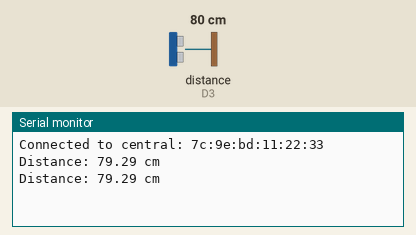
Simulated run of this sketch. Board: Arduino Nano 33 IoT. Shown: the last lines printed to the serial monitor. Wiring (inferred from the names in the program): ultrasonic range finder: trigger D2; echo D3. The inputs (shaded band) are chosen by the test bench; at power-on: distance to the obstacle (sensor on D3) 80 cm. The echo pulse lasts 58.3 µs per cm; nothing arrives over Bluetooth unless stated; a phone connects over Bluetooth LE 3 s after start.

Above: at 5.7 s.
5.8 s: distance to the obstacle (sensor on D3) set to 2 cm
At 8.0 s:
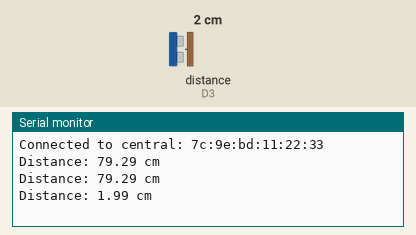
8.5 s: distance to the obstacle (sensor on D3) set to 4 cm
At 10.7 s:
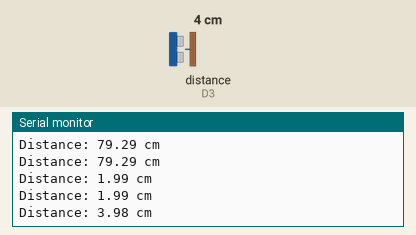
Timing chart, 0 to 12.2 s (numbered marks = the images above; inputs shaded):
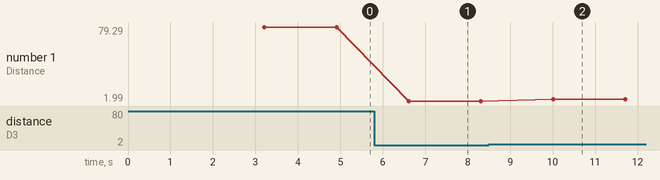

The sketch:

Arduino_waterLevel.ino
```cpp
#include <ArduinoBLE.h>

const int TRIGGER_PIN = 2;
const int ECHO_PIN = 3;

float distance_cm;

void readValues();

BLEService customService("180B");
// Assuming you want a characteristic that can hold up to 4 bytes (e.g., a float)
BLECharacteristic ble_waterLevel("2a57", BLERead | BLENotify, 16, true);

void setup() {
  // Initialize serial communication
  Serial.begin(9600);

  // Initialize the trigger and echo pins
  pinMode(TRIGGER_PIN, OUTPUT);
  pinMode(ECHO_PIN, INPUT);

  while(!Serial);
  if(!BLE.begin()){
    Serial.println("BLE Failed to Initiate");
    delay(500);
    while(1);
  }

    BLE.setLocalName("Arduino Water Level Sensor");

    // Setting BLE Service Advertisment
    BLE.setAdvertisedService(customService);

    // Adding characteristics to BLE Service Advertisment
    customService.addCharacteristic(ble_waterLevel);

    // Adding the service to the BLE stack
    BLE.addService(customService);

    // Start advertising
    BLE.advertise();
}

void loop() {
  BLEDevice central = BLE.central();
  if(central){
    Serial.print("Connected to central: ");
    Serial.println(central.address());
    while(central.connected()){
      delay(200);
      readValues();
      if(distance_cm <= 20){
        ble_waterLevel.writeValue("1");
      }
      else if(distance_cm > 20){
        ble_waterLevel.writeValue("0");
      }
      Serial.print("\n");
      delay(1000);
    }
  }
}

void readValues(){
  // Triggering the ultrasonic sensor
  digitalWrite(TRIGGER_PIN, LOW);
  delayMicroseconds(2);
  digitalWrite(TRIGGER_PIN, HIGH);
  delayMicroseconds(10);
  digitalWrite(TRIGGER_PIN, LOW);

  // Calculating the duration for the sound to travel
  long duration = pulseIn(ECHO_PIN, HIGH);

  // Calculating the distance in centimeters
  distance_cm = duration * 0.034 / 2;

  // Sending the distance over serial communication
  Serial.print("Distance: ");
  Serial.print(distance_cm);
  Serial.println(" cm");

  // Wait before taking the next measurement
  delay(500);
}
```

Measured:
- after the input at 5.8 s, the serial monitor: prints a new line after 0.81 s (image 1)
- after the input at 8.5 s, the serial monitor: prints a new line after 1.5 s (image 2)
- plotted number 1: 79.29 → 1.99 after the input at 5.8 s, 1.99 → 3.98 after the input at 8.5 s
